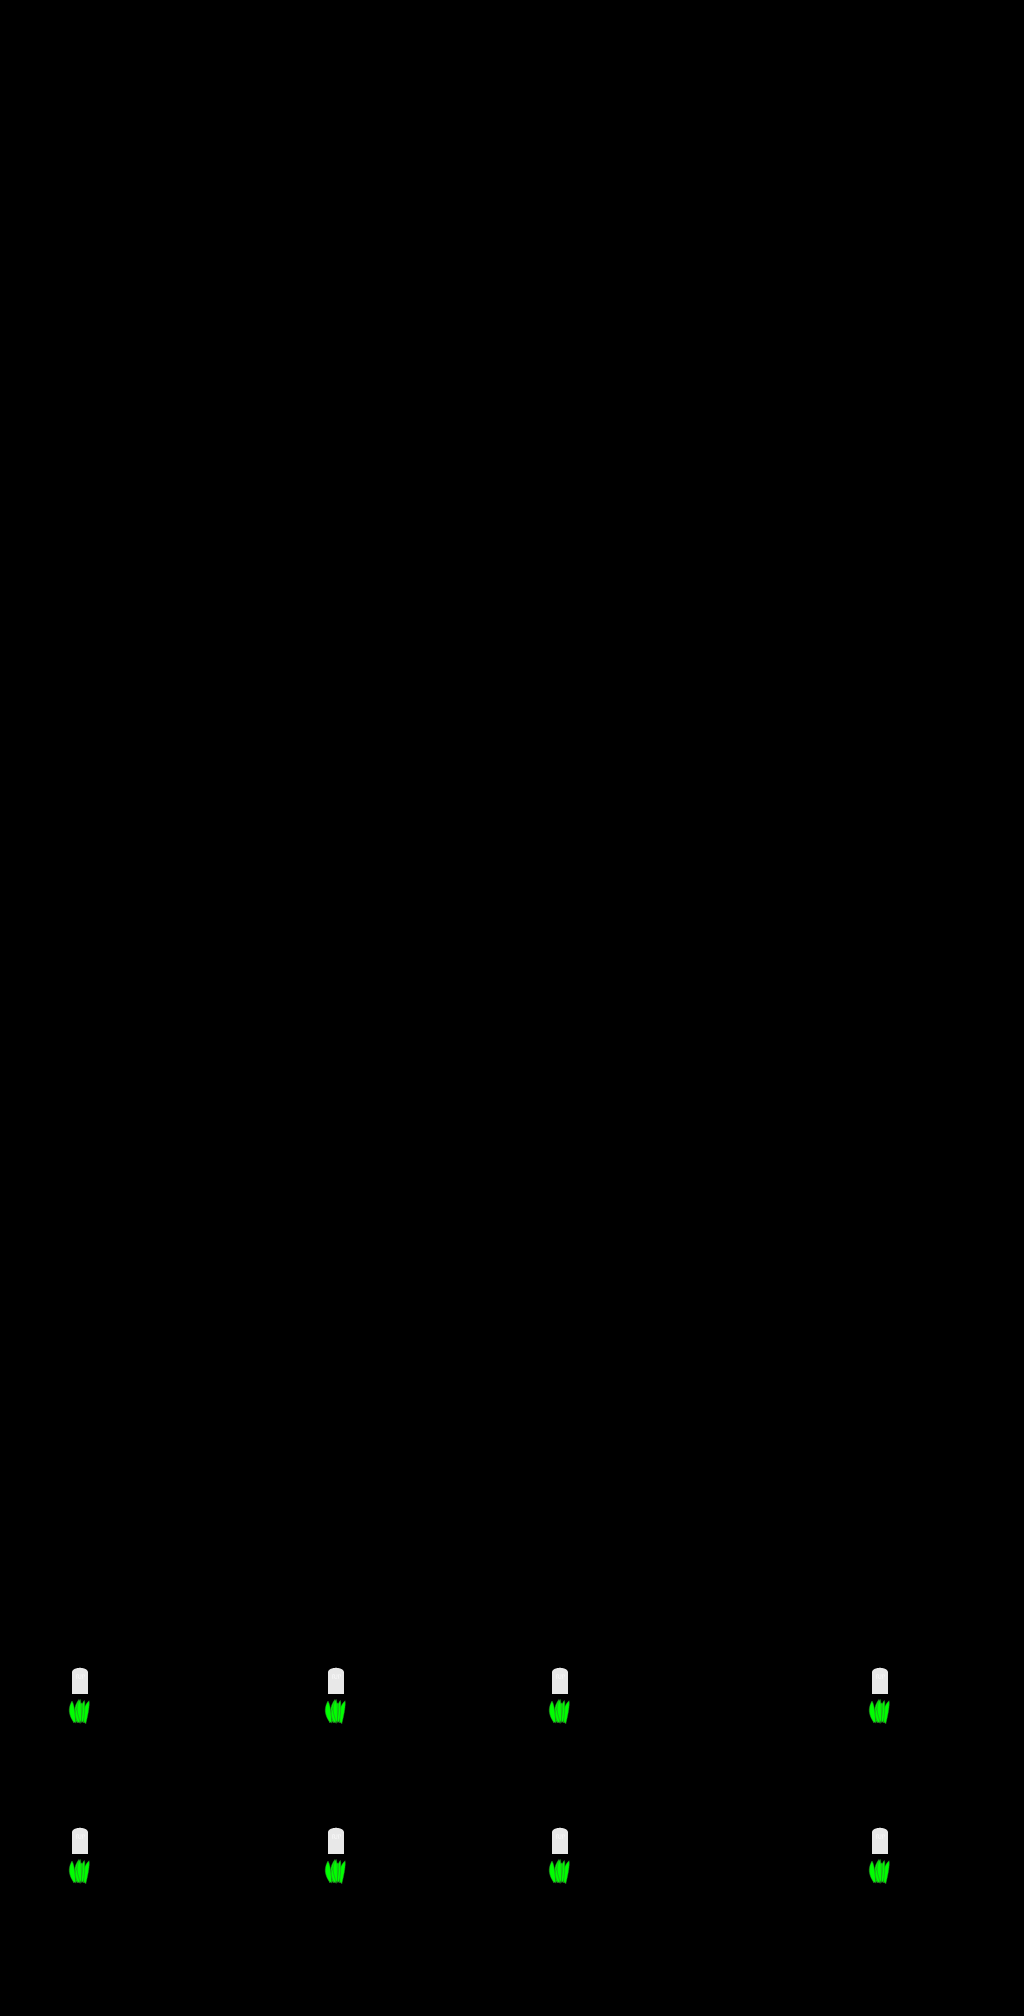

This game map was drawn from its Tiled (.tmx) file and the tilesets committed beside it. A one-line description and the full map source follow:
An orthogonal 32x63 tile map with 32x32 px tiles, 1 tile layer (Tile Layer 1).

<map version="1.4" tiledversion="1.4.2" orientation="orthogonal" renderorder="right-down" width="32" height="63" tilewidth="32" tileheight="32" infinite="0" nextlayerid="2" nextobjectid="1">
 <tileset firstgid="1" source="First tile set.tsx" />
 <layer id="1" name="Tile Layer 1" width="32" height="63">
  <data encoding="csv">
0,0,0,0,0,0,0,0,0,0,0,0,0,0,0,0,0,0,0,0,0,0,0,0,0,0,0,0,0,0,0,0,
0,0,0,0,0,0,0,0,0,0,0,0,0,0,0,0,0,0,0,0,0,0,0,0,0,0,0,0,0,0,0,0,
0,0,0,0,0,0,0,0,0,0,0,0,0,0,0,0,0,0,0,0,0,0,0,0,0,0,0,0,0,0,0,0,
0,0,0,0,0,0,0,0,0,0,0,0,0,0,0,0,0,0,0,0,0,0,0,0,0,0,0,0,0,0,0,0,
0,0,0,0,0,0,0,0,0,0,0,0,0,0,0,0,0,0,0,0,0,0,0,0,0,0,0,0,0,0,0,0,
0,0,0,0,0,0,0,0,0,0,0,0,0,0,0,0,0,0,0,0,0,0,0,0,0,0,0,0,0,0,0,0,
0,0,0,0,0,0,0,0,0,0,0,0,0,0,0,0,0,0,0,0,0,0,0,0,0,0,0,0,0,0,0,0,
0,0,0,0,0,0,0,0,0,0,0,0,0,0,0,0,0,0,0,0,0,0,0,0,0,0,0,0,0,0,0,0,
0,0,0,0,0,0,0,0,0,0,0,0,0,0,0,0,0,0,0,0,0,0,0,0,0,0,0,0,0,0,0,0,
0,0,0,0,0,0,0,0,0,0,0,0,0,0,0,0,0,0,0,0,0,0,0,0,0,0,0,0,0,0,0,0,
0,0,0,0,0,0,0,0,0,0,0,0,0,0,0,0,0,0,0,0,0,0,0,0,0,0,0,0,0,0,0,0,
0,0,0,0,0,0,0,0,0,0,0,0,0,0,0,0,0,0,0,0,0,0,0,0,0,0,0,0,0,0,0,0,
0,0,0,0,0,0,0,0,0,0,0,0,0,0,0,0,0,0,0,0,0,0,0,0,0,0,0,0,0,0,0,0,
0,0,0,0,0,0,0,0,0,0,0,0,0,0,0,0,0,0,0,0,0,0,0,0,0,0,0,0,0,0,0,0,
0,0,0,0,0,0,0,0,0,0,0,0,0,0,0,0,0,0,0,0,0,0,0,0,0,0,0,0,0,0,0,0,
0,0,0,0,0,0,0,0,0,0,0,0,0,0,0,0,0,0,0,0,0,0,0,0,0,0,0,0,0,0,0,0,
0,0,0,0,0,0,0,0,0,0,0,0,0,0,0,0,0,0,0,0,0,0,0,0,0,0,0,0,0,0,0,0,
0,0,0,0,0,0,0,0,0,0,0,0,0,0,0,0,0,0,0,0,0,0,0,0,0,0,0,0,0,0,0,0,
0,0,0,0,0,0,0,0,0,0,0,0,0,0,0,0,0,0,0,0,0,0,0,0,0,0,0,0,0,0,0,0,
0,0,0,0,0,0,0,0,0,0,0,0,0,0,0,0,0,0,0,0,0,0,0,0,0,0,0,0,0,0,0,0,
0,0,0,0,0,0,0,0,0,0,0,0,0,0,0,0,0,0,0,0,0,0,0,0,0,0,0,0,0,0,0,0,
0,0,0,0,0,0,0,0,0,0,0,0,0,0,0,0,0,0,0,0,0,0,0,0,0,0,0,0,0,0,0,0,
0,0,0,0,0,0,0,0,0,0,0,0,0,0,0,0,0,0,0,0,0,0,0,0,0,0,0,0,0,0,0,0,
0,0,0,0,0,0,0,0,0,0,0,0,0,0,0,0,0,0,0,0,0,0,0,0,0,0,0,0,0,0,0,0,
0,0,0,0,0,0,0,0,0,0,0,0,0,0,0,0,0,0,0,0,0,0,0,0,0,0,0,0,0,0,0,0,
0,0,0,0,0,0,0,0,0,0,0,0,0,0,0,0,0,0,0,0,0,0,0,0,0,0,0,0,0,0,0,0,
0,0,0,0,0,0,0,0,0,0,0,0,0,0,0,0,0,0,0,0,0,0,0,0,0,0,0,0,0,0,0,0,
0,0,0,0,0,0,0,0,0,0,0,0,0,0,0,0,0,0,0,0,0,0,0,0,0,0,0,0,0,0,0,0,
0,0,0,0,0,0,0,0,0,0,0,0,0,0,0,0,0,0,0,0,0,0,0,0,0,0,0,0,0,0,0,0,
0,0,0,0,0,0,0,0,0,0,0,0,0,0,0,0,0,0,0,0,0,0,0,0,0,0,0,0,0,0,0,0,
0,0,0,0,0,0,0,0,0,0,0,0,0,0,0,0,0,0,0,0,0,0,0,0,0,0,0,0,0,0,0,0,
0,0,0,0,0,0,0,0,0,0,0,0,0,0,0,0,0,0,0,0,0,0,0,0,0,0,0,0,0,0,0,0,
0,0,0,0,0,0,0,0,0,0,0,0,0,0,0,0,0,0,0,0,0,0,0,0,0,0,0,0,0,0,0,0,
0,0,0,0,0,0,0,0,0,0,0,0,0,0,0,0,0,0,0,0,0,0,0,0,0,0,0,0,0,0,0,0,
0,0,0,0,0,0,0,0,0,0,0,0,0,0,0,0,0,0,0,0,0,0,0,0,0,0,0,0,0,0,0,0,
0,0,0,0,0,0,0,0,0,0,0,0,0,0,0,0,0,0,0,0,0,0,0,0,0,0,0,0,0,0,0,0,
0,0,0,0,0,0,0,0,0,0,0,0,0,0,0,0,0,0,0,0,0,0,0,0,0,0,0,0,0,0,0,0,
0,0,0,0,0,0,0,0,0,0,0,0,0,0,0,0,0,0,0,0,0,0,0,0,0,0,0,0,0,0,0,0,
0,0,0,0,0,0,0,0,0,0,0,0,0,0,0,0,0,0,0,0,0,0,0,0,0,0,0,0,0,0,0,0,
0,0,0,0,0,0,0,0,0,0,0,0,0,0,0,0,0,0,0,0,0,0,0,0,0,0,0,0,0,0,0,0,
0,0,0,0,0,0,0,0,0,0,0,0,0,0,0,0,0,0,0,0,0,0,0,0,0,0,0,0,0,0,0,0,
0,0,0,0,0,0,0,0,0,0,0,0,0,0,0,0,0,0,0,0,0,0,0,0,0,0,0,0,0,0,0,0,
0,0,0,0,0,0,0,0,0,0,0,0,0,0,0,0,0,0,0,0,0,0,0,0,0,0,0,0,0,0,0,0,
0,0,0,0,0,0,0,0,0,0,0,0,0,0,0,0,0,0,0,0,0,0,0,0,0,0,0,0,0,0,0,0,
0,0,0,0,0,0,0,0,0,0,0,0,0,0,0,0,0,0,0,0,0,0,0,0,0,0,0,0,0,0,0,0,
0,0,0,0,0,0,0,0,0,0,0,0,0,0,0,0,0,0,0,0,0,0,0,0,0,0,0,0,0,0,0,0,
0,0,0,0,0,0,0,0,0,0,0,0,0,0,0,0,0,0,0,0,0,0,0,0,0,0,0,0,0,0,0,0,
0,0,0,0,0,0,0,0,0,0,0,0,0,0,0,0,0,0,0,0,0,0,0,0,0,0,0,0,0,0,0,0,
0,0,0,0,0,0,0,0,0,0,0,0,0,0,0,0,0,0,0,0,0,0,0,0,0,0,0,0,0,0,0,0,
0,0,0,0,0,0,0,0,0,0,0,0,0,0,0,0,0,0,0,0,0,0,0,0,0,0,0,0,0,0,0,0,
0,0,0,0,0,0,0,0,0,0,0,0,0,0,0,0,0,0,0,0,0,0,0,0,0,0,0,0,0,0,0,0,
0,0,0,0,0,0,0,0,0,0,0,0,0,0,0,0,0,0,0,0,0,0,0,0,0,0,0,0,0,0,0,0,
0,0,2,0,0,0,0,0,0,0,2,0,0,0,0,0,0,2,0,0,0,0,0,0,0,0,0,2,0,0,0,0,
0,0,1,0,0,0,0,0,0,0,1,0,0,0,0,0,0,1,0,0,0,0,0,0,0,0,0,1,0,0,0,0,
0,0,0,0,0,0,0,0,0,0,0,0,0,0,0,0,0,0,0,0,0,0,0,0,0,0,0,0,0,0,0,0,
0,0,0,0,0,0,0,0,0,0,0,0,0,0,0,0,0,0,0,0,0,0,0,0,0,0,0,0,0,0,0,0,
0,0,0,0,0,0,0,0,0,0,0,0,0,0,0,0,0,0,0,0,0,0,0,0,0,0,0,0,0,0,0,0,
0,0,2,0,0,0,0,0,0,0,2,0,0,0,0,0,0,2,0,0,0,0,0,0,0,0,0,2,0,0,0,0,
0,0,1,0,0,0,0,0,0,0,1,0,0,0,0,0,0,1,0,0,0,0,0,0,0,0,0,1,0,0,0,0,
0,0,0,0,0,0,0,0,0,0,0,0,0,0,0,0,0,0,0,0,0,0,0,0,0,0,0,0,0,0,0,0,
0,0,0,0,0,0,0,0,0,0,0,0,0,0,0,0,0,0,0,0,0,0,0,0,0,0,0,0,0,0,0,0,
0,0,0,0,0,0,0,0,0,0,0,0,0,0,0,0,0,0,0,0,0,0,0,0,0,0,0,0,0,0,0,0,
0,0,0,0,0,0,0,0,0,0,0,0,0,0,0,0,0,0,0,0,0,0,0,0,0,0,0,0,0,0,0,0
</data>
 </layer>
</map>
